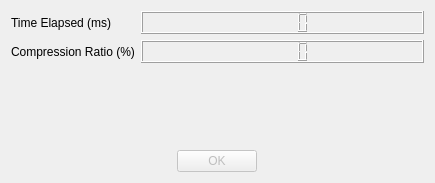
<?xml version="1.0" encoding="UTF-8"?>
<ui version="4.0">
 <class>EncoderProgressDialog</class>
 <widget class="QDialog" name="EncoderProgressDialog">
  <property name="geometry">
   <rect>
    <x>0</x>
    <y>0</y>
    <width>435</width>
    <height>183</height>
   </rect>
  </property>
  <property name="windowTitle">
   <string>Processing...</string>
  </property>
  <layout class="QGridLayout" name="gridLayout">
   <item row="0" column="0">
    <layout class="QFormLayout" name="formLayout">
     <item row="0" column="0">
      <widget class="QLabel" name="label_3">
       <property name="text">
        <string>Time Elapsed (ms)</string>
       </property>
      </widget>
     </item>
     <item row="0" column="1">
      <widget class="QLCDNumber" name="lcd">
       <property name="sizePolicy">
        <sizepolicy hsizetype="MinimumExpanding" vsizetype="Minimum">
         <horstretch>0</horstretch>
         <verstretch>0</verstretch>
        </sizepolicy>
       </property>
      </widget>
     </item>
     <item row="1" column="0">
      <widget class="QLabel" name="label">
       <property name="text">
        <string>Compression Ratio (%)</string>
       </property>
      </widget>
     </item>
     <item row="1" column="1">
      <widget class="QLCDNumber" name="lcd_2">
       <property name="sizePolicy">
        <sizepolicy hsizetype="MinimumExpanding" vsizetype="Minimum">
         <horstretch>0</horstretch>
         <verstretch>0</verstretch>
        </sizepolicy>
       </property>
      </widget>
     </item>
    </layout>
   </item>
   <item row="1" column="0" alignment="Qt::AlignHCenter">
    <widget class="QPushButton" name="pushButton">
     <property name="enabled">
      <bool>false</bool>
     </property>
     <property name="sizePolicy">
      <sizepolicy hsizetype="MinimumExpanding" vsizetype="Fixed">
       <horstretch>1</horstretch>
       <verstretch>0</verstretch>
      </sizepolicy>
     </property>
     <property name="maximumSize">
      <size>
       <width>16777215</width>
       <height>16777215</height>
      </size>
     </property>
     <property name="text">
      <string>OK</string>
     </property>
    </widget>
   </item>
  </layout>
 </widget>
 <resources/>
 <connections/>
</ui>
